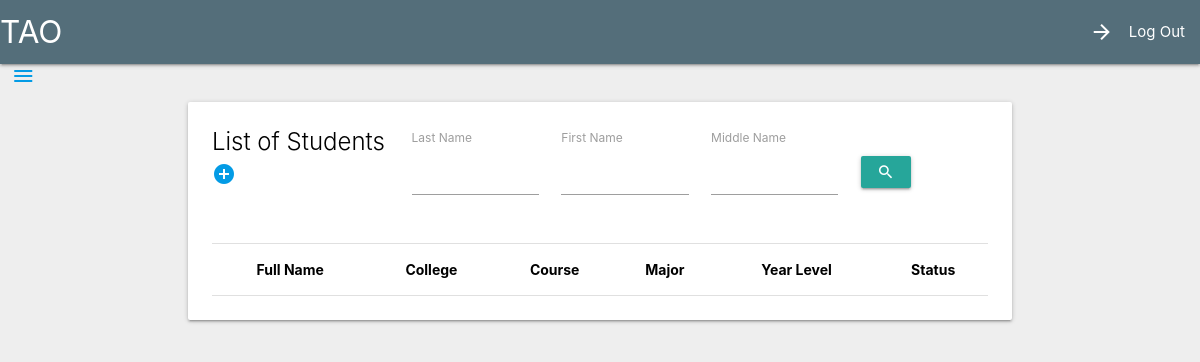
Page /student-profile/ (signed in) on the earlier database version.
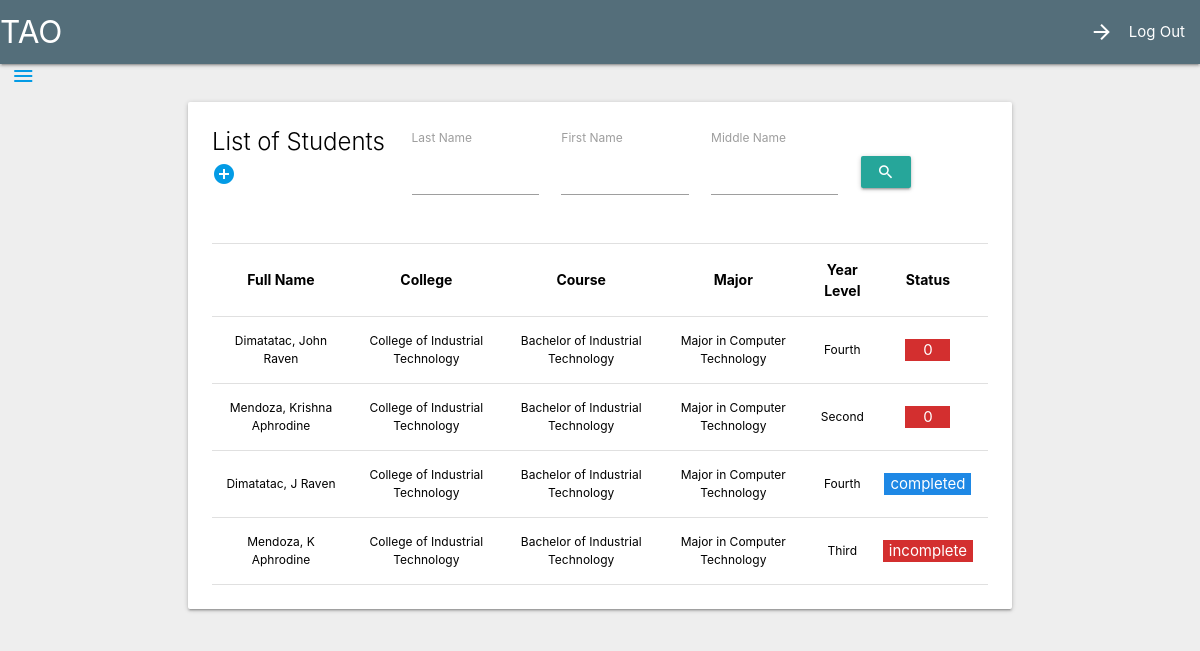
Same page on the later database version.
### students/models.py (models this page shows, shortened)
class StudentProfile(models.Model):
    year_level = (
        ('First', 'First'),
        ('Second', 'Second'),
        ('Third', 'Third'),
        ('Fourth', 'Fourth')
    )
    complete = (
        ('completed' , 'completed'),
        ('incomplete' , 'incomplete')
    )
    f_name = models.CharField(max_length=100, verbose_name='First Name')
    l_name = models.CharField(max_length=100, verbose_name='Last Name')
    m_name = models.CharField(max_length=100, blank=True, verbose_name='Middle Name')
    college = models.ForeignKey(College, on_delete=models.CASCADE, verbose_name='College')
    course = models.ForeignKey(Course, on_delete=models.CASCADE, verbose_name='Course')
    major = models.ForeignKey(Major, on_delete=models.CASCADE, verbose_name = 'Major')
    yearlevel = models.CharField(max_length=100, choices=year_level, verbose_name='Year Level')
    completed = models.CharField(max_length=100, choices=complete, verbose_name='Status')

class College(models.Model):
    college = models.CharField(max_length=100, verbose_name='College')
    def __str__(self):
        return self.college

class Course(models.Model):
    course = models.CharField(max_length=100, verbose_name='Course')
    def __str__(self):
        return self.course

class Major(models.Model):
    major = models.CharField(max_length=100, verbose_name='Major')
    def __str__(self):
        return self.major

### students/views.py (the view, shortened to what this page needs)
# urls.py: path('student-profile/', student_profile, name = 'student_profile'),
@login_required
def student_profile(request):
    template = 'students/student_profile.html'
    student_list = StudentProfile.objects.all()
    student_form = StudentProfileForm(request.POST or None)
    filter_qs = StudentProfileFilter(request.GET, queryset=student_list)
    context = {
        'student_form' : student_form,
        'student_list' : student_list,
        'filter_qs' : filter_qs ,
    }
    return render(request, template, context)

### students/forms.py
class StudentProfileForm(forms.ModelForm):
    class Meta:
        model = StudentProfile
        fields = '__all__'

### students/templates/students/student_profile.html (shortened to what this page needs)
{% extends "base.html" %}
{% load crispy_forms_tags %}
{% block content %}
<div class="card">
    <div class="card-content black-text">
        <div class="row">
            <div class="col s3">
                <span class="card-title">List of Students
                    <a class=" modal-trigger" href="#modal1"><i class="material-icons left">add_circle</i></a>
                </span>
            </div>
            <div class="col s9">
                <div class="row">
                    <form method="GET">
                        <div class="col s3">
                            {{filter_qs.form.l_name|as_crispy_field}}
                        </div>
                        <div class="col s3">
                            {{filter_qs.form.f_name|as_crispy_field}}
                        </div>
                        <div class="col s3">
                            {{filter_qs.form.m_name|as_crispy_field}}
                        </div>
                        <div class="col s3">
                            <a class="waves-effect waves-light btn-small" type="submit" style="margin-top: 2rem;"><i class="material-icons">search</i></a>
                        </div>
                    </form>
                </div>
            </div>
        </div>
        <div class="divider"></div>
        <table class="highlight centered">
            <thead style="font-size: 14px;">
                <tr>
                    <th>Full Name</th>
                    <th>College</th>
                    <th>Course</th>
                    <th>Major</th>
                    <th>Year Level</th>
                    <th>Status</th>
                </tr>
            </thead>
          <tbody style="font-size: 12px;">
            {% for list in filter_qs.qs %}
            <tr>
              <td>
                {{list.l_name}}, {{list.f_name}} {{ list.m_name }}
              </td>
              <td>{{ list.college }}</td>
              <td>{{ list.course }}</td>
              <td>{{ list.major }}</td>
              <td>{{ list.yearlevel }}</td>
              <td>
                {% if list.completed == 'completed' %}
                    <span class="badge blue darken-1 white-text">{{list.completed}}</span>
                {% else %}
                    <span class="badge red darken-2 white-text">{{list.completed}}</span>
                {% endif %}
            </td>
              <td>
            </tr>
            {% endfor %}
          </tbody>
        </table>
    </div>
</div>
{% endblock  %}

### templates/base.html (shortened to what this page needs)
<!DOCTYPE html>
{% load static %}
<html>
  <head>
     <link rel="stylesheet" href="https://cdnjs.cloudflare.com/ajax/libs/materialize/1.0.0/css/materialize.css" />
     <link rel="stylesheet" href="https://cdnjs.cloudflare.com/ajax/libs/materialize/1.0.0/css/materialize.min.css" />
  </head>
  <body class="grey lighten-3" >
    {% include "navbar.html" %}
    <div class="row">
        <div class="col s12 m4 l3">
            {% include 'sidenav.html' %}
        </div>
        <div class="col s12 ">
          <div class="container">
            {% block content %}
            {% endblock  %}
          </div>
        </div>
      </div>
</body>
</html>

### templates/navbar.html (shortened to what this page needs)
{% load static %}
  <nav class="blue-grey darken-1">
    <div class="nav-wrapper">
      <a href="{% url 'home' %}" class="brand-logo">TAO</a>
      <ul class="right hide-on-med-and-down">
        {% if user.is_authenticated %}
        <li><a href="{% url 'logout' %}"><i class="material-icons left">arrow_forward</i>Log Out</a></li>
        {% else %}
        <li><a href="{% url 'login' %}"><i class="material-icons left">account_circle</i>Log in</a></li>
        <li><a href="{% url 'sign_up' %}"><i class="material-icons left">person_add</i>Register</a></li>
        {% endif %}
      </ul>
    </div>
  </nav>

### templates/sidenav.html (shortened to what this page needs)
{% if user.is_authenticated %}
<a href="#" data-target="slide-out" class="sidenav-trigger"><i class="material-icons">menu</i></a>
{% endif %}

Differences in the rows shown:
added StudentProfile: l_name "Dimatatac", f_name "John Raven", college "College of Industrial Technology", course "Bachelor of Industrial Technology", major "Major in Computer Technology", yearlevel "Fourth", completed "0"
added StudentProfile: l_name "Mendoza", f_name "Krishna Aphrodine", college "College of Industrial Technology", course "Bachelor of Industrial Technology", major "Major in Computer Technology", yearlevel "Second", completed "0"
added StudentProfile: l_name "Dimatatac", f_name "J Raven", college "College of Industrial Technology", course "Bachelor of Industrial Technology", major "Major in Computer Technology", yearlevel "Fourth", completed "completed"
added StudentProfile: l_name "Mendoza", f_name "K Aphrodine", college "College of Industrial Technology", course "Bachelor of Industrial Technology", major "Major in Computer Technology", yearlevel "Third", completed "incomplete"
